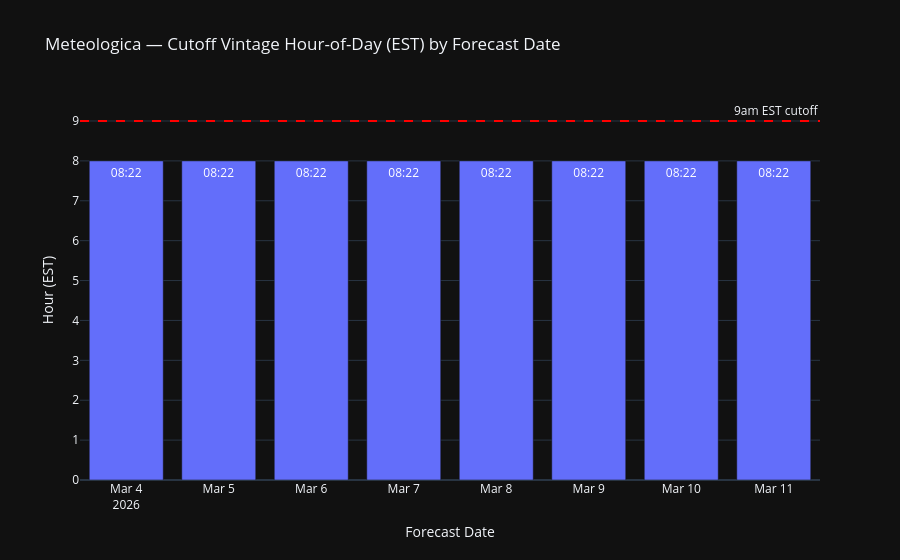

Notebook code cell kept with this figure:
### Code cell
# Bar chart of cutoff hour-of-day
fig = px.bar(
    cutoff_times,
    x="forecast_date",
    y="cutoff_hour",
    text="cutoff_time_str",
    title="Meteologica — Cutoff Vintage Hour-of-Day (EST) by Forecast Date",
    template="plotly_dark",
)
fig.add_hline(y=9, line_dash="dash", line_color="red", annotation_text="9am EST cutoff")
fig.update_layout(yaxis_title="Hour (EST)", xaxis_title="Forecast Date")
fig.show()

### Figure 1 — Plotly figure (JSON) as saved in the notebook; plotly's stock layout.template omitted (floating-point values rounded to 4 significant figures)
{"data": [{"hovertemplate": "forecast_date=%{x}<br>cutoff_hour=%{y}<br>cutoff_time_str=%{text}<extra></extra>", "legendgroup": "", "marker": {"color": "#636efa", "pattern": {"shape": ""}}, "name": "", "orientation": "v", "showlegend": false, "text": ["08:22", "08:22", "08:22", "08:22", "08:22", "08:22", "08:22", "08:22"], "textposition": "auto", "type": "bar", "x": ["2026-03-04", "2026-03-05", "2026-03-06", "2026-03-07", "2026-03-08", "2026-03-09", "2026-03-10", "2026-03-11"], "xaxis": "x", "y": [8, 8, 8, 8, 8, 8, 8, 8], "yaxis": "y"}], "layout": {"annotations": [{"showarrow": false, "text": "9am EST cutoff", "x": 1, "xanchor": "right", "xref": "x domain", "y": 9, "yanchor": "bottom", "yref": "y"}], "barmode": "relative", "legend": {"tracegroupgap": 0}, "shapes": [{"line": {"color": "red", "dash": "dash"}, "type": "line", "x0": 0, "x1": 1, "xref": "x domain", "y0": 9, "y1": 9, "yref": "y"}], "title": {"text": "Meteologica — Cutoff Vintage Hour-of-Day (EST) by Forecast Date"}, "xaxis": {"anchor": "y", "domain": [0, 1], "title": {"text": "Forecast Date"}}, "yaxis": {"anchor": "x", "domain": [0, 1], "title": {"text": "Hour (EST)"}}}}
